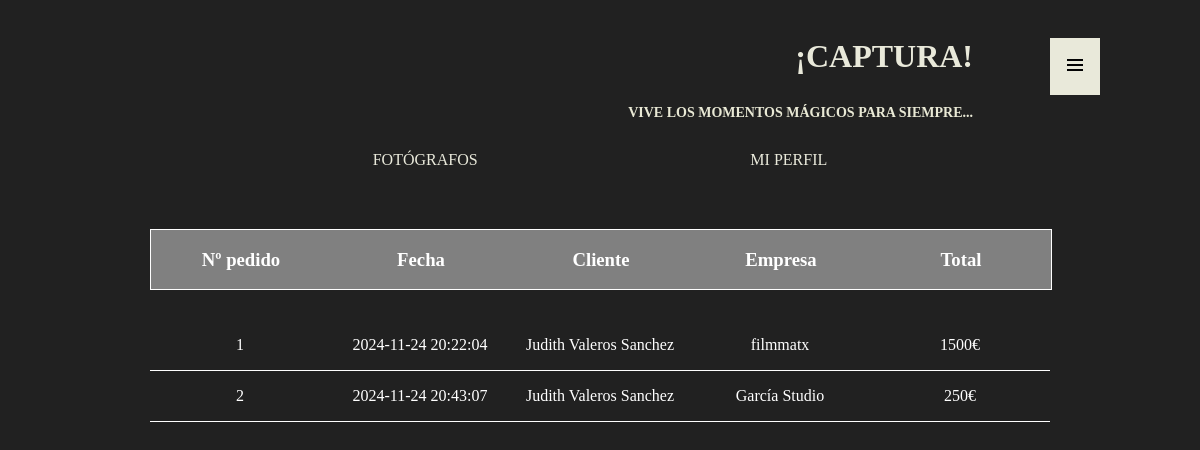
The app's page /pedidos/listaPedidos.php (signed in) with its own data.
### tables this page shows
CREATE TABLE IF NOT EXISTS `pedidos` (
  `pedido_id` int NOT NULL AUTO_INCREMENT,
  `client_id` int NOT NULL,
  `product_id` int NOT NULL,
  `num_pedido` varchar(100) NOT NULL,
  `fecha_crea_pe` timestamp NOT NULL DEFAULT CURRENT_TIMESTAMP,
  `fecha_mod_pe` timestamp NOT NULL DEFAULT CURRENT_TIMESTAMP ON UPDATE CURRENT_TIMESTAMP,
  PRIMARY KEY (`pedido_id`)
);

CREATE TABLE IF NOT EXISTS `productos` (
  `product_id` int NOT NULL AUTO_INCREMENT,
  `nombre_p` varchar(50) NOT NULL,
  `duracion` varchar(20) NOT NULL,
  `descripcion` text NOT NULL,
  `pve` int NOT NULL,
  `fecha_crea_p` timestamp NOT NULL DEFAULT CURRENT_TIMESTAMP,
  `fecha_mod_p` timestamp NOT NULL DEFAULT CURRENT_TIMESTAMP ON UPDATE CURRENT_TIMESTAMP,
  PRIMARY KEY (`product_id`)
);

CREATE TABLE IF NOT EXISTS `clientes` (
  `client_id` int NOT NULL AUTO_INCREMENT,
  `rol` varchar(50) NOT NULL,
  `pass` varchar(255) NOT NULL,
  `nombre_c` varchar(50) NOT NULL,
  `apellido1_c` varchar(50) NOT NULL,
  `apellido2_c` varchar(50) DEFAULT NULL,
  `email` varchar(50) NOT NULL,
  `telefono` varchar(15) DEFAULT NULL,
  `direccion_calle` varchar(100) NOT NULL,
  `postcode` varchar(10) NOT NULL,
  `ciudad` varchar(40) NOT NULL,
  `fecha_crea_c` timestamp NOT NULL DEFAULT CURRENT_TIMESTAMP,
  `fecha_mod_c` timestamp NOT NULL DEFAULT CURRENT_TIMESTAMP ON UPDATE CURRENT_TIMESTAMP,
  PRIMARY KEY (`client_id`)
);

CREATE TABLE IF NOT EXISTS `fotografos` (
  `fotografo_id` int NOT NULL AUTO_INCREMENT,
  `nombre_f` varchar(50) NOT NULL,
  `apellido1_f` varchar(50) NOT NULL,
  `apellido2_f` varchar(50) DEFAULT NULL,
  `nombre_empresa` varchar(100) NOT NULL,
  `nif` varchar(15) NOT NULL,
  `direccion_calle_f` varchar(100) NOT NULL,
  `postcode_f` varchar(10) NOT NULL,
  `ciudad_f` varchar(50) NOT NULL,
  `descripcion_f` text NOT NULL,
  `foto_perfil` varchar(100) DEFAULT NULL,
  `telefono_f` varchar(15) NOT NULL,
  `email_f` varchar(50) NOT NULL,
  `pass_f` varchar(255) NOT NULL,
  `rol` varchar(10) NOT NULL,
  `fecha_crea_f` timestamp NOT NULL DEFAULT CURRENT_TIMESTAMP,
  `fecha_mod_f` timestamp NOT NULL DEFAULT CURRENT_TIMESTAMP ON UPDATE CURRENT_TIMESTAMP,
  PRIMARY KEY (`fotografo_id`)
);

### captura/gestion_pedidos.php (called while the page is built, shortened)
<?php
function getPedidoCliente($client_id) {
    $conexion = conectar();
    if($conexion->errno) {
        echo "<pre>$conexion->error</pre>";
    } else {
        $pedido = $conexion->query("SELECT p.*, c.*, prod.*, f.* FROM pedidos p INNER JOIN clientes c ON p.client_id = c.client_id INNER JOIN productos prod ON p.product_id = prod.product_id INNER JOIN prod_fot_cat ON prod_fot_cat.product_id = prod.product_id INNER JOIN fotografos f ON prod_fot_cat.fotografo_id = f.fotografo_id WHERE p.client_id = '$client_id'");
    }
    return $pedido;
}

### pedidos/listaPedidos.php (the view, shortened to what this page needs)
<!DOCTYPE html>
<html lang="es">
<head>
    <link rel="stylesheet" type="text/css" href="">
    <link rel="stylesheet" type="text/css" href="../header/header.css">
    <link rel="stylesheet" type="text/css" href="CSS/listaPedidos.css">
</head>
<body>
    <?php
    include "../header/header.php";
    require "../captura/gestion_pedidos.php";
    if(isset($_SESSION['validacion']) && $_SESSION['validacion']['rol'] == "administrador"){
        $pedidosDB = getPedidos();
        $pedidos = [];
        foreach($pedidosDB as $i => $pedido) {
            array_push($pedidos, $pedido);
        }
    } else if(isset($_SESSION['validacion']) && $_SESSION['validacion']['rol'] == "usuario") {
        $email = $_SESSION['validacion']['email'];
        $client_id = getClientId($email);
        foreach($client_id as $i => $cidvalor){
            $client_id = $cidvalor;
        }
        $client_id = implode($client_id);
        $pedidosDB = getPedidoCliente($client_id);
        $pedidos = [];
        foreach($pedidosDB as $i => $pedido){
            array_push($pedidos, $pedido);
        }
    } else if ((isset($_SESSION['validacion']) && $_SESSION['validacion']['rol'] == "fotografo")) {
        $email = $_SESSION['validacion']['email'];
        $fotografo_id = getFotografoId($email);
        foreach($fotografo_id as $i => $fidvalor){
            $fotografo_id = $fidvalor;
        }
        $fotografo_id = implode($fotografo_id);
        $pedidosDB = getPedidoFotografo($fotografo_id);
        $pedidos = [];
        foreach($pedidosDB as $i => $pedido){
            array_push($pedidos, $pedido);
        }
    }
    ?>
    <div id="container">
        <div id="div_menu">
            <div class="menu_info">
                <h3>Nº pedido</h3>
            </div>
            <div class="menu_info">
                <h3>Fecha</h3>
            </div>
            <div class="menu_info">
                <h3>Cliente</h3>
            </div>
            <div class="menu_info">
                <h3>Empresa</h3>
            </div>
            <div class="menu_info">
                <h3>Total</h3>
            </div>
        </div>
        <?php
        $numPedido = 0;
        foreach($pedidos as $i => $pedido) {
            if($numPedido != $pedido['num_pedido']){?>
            <a href="pedido.php?num_pedido=<?php echo $pedido['num_pedido'] ?>" class="enlace_pedido">
                <div class="div_registro">
                    <p class="registro"><?php echo $pedido['num_pedido'] ?></p>
                    <p class="registro"><?php echo $pedido['fecha_crea_p'] ?></p>
                    <p class="registro"><?php echo $pedido['nombre_c'] . " " . $pedido['apellido1_c'] . " " . $pedido['apellido2_c'] ?></p>
                    <p class="registro"><?php echo $pedido['nombre_empresa'] ?></p>
                    <p class="registro"><?php echo $pedido['pve'] . "€" ?></p>
                </div>
            </a>
            <?php
            $numPedido = $pedido['num_pedido'];
            }
        } ?>
    </div>
</body>
</html>

### header/header.css (style rules this page uses)
body { background-color: rgb(33, 33, 33); color: white; }

### pedidos/CSS/listaPedidos.css (style rules this page uses)
#container { width: 900px; margin: 0px auto; }
#div_menu { width: 900px; margin: 30px 0px; display: grid; grid-template-columns: 1fr 1fr 1fr 1fr 1fr; background-color: grey; text-align: center; border: 1px solid white; }
.div_registro { display: grid; grid-template-columns: 1fr 1fr 1fr 1fr 1fr; text-align: center; border-bottom: 1px solid white; }
.enlace_pedido { text-decoration: none; color: white; }

### records on screen
pedidos: num_pedido "1", product.fecha_crea_p "2024-11-24 20:22:04", client.nombre_c "Judith", client.apellido1_c "Valeros", client.apellido2_c "Sanchez", fotografos.nombre_empresa "filmmatx", product.pve "1500"
pedidos: num_pedido "2", product.fecha_crea_p "2024-11-24 20:43:07", client.nombre_c "Judith", client.apellido1_c "Valeros", client.apellido2_c "Sanchez", fotografos.nombre_empresa "García Studio", product.pve "250"
